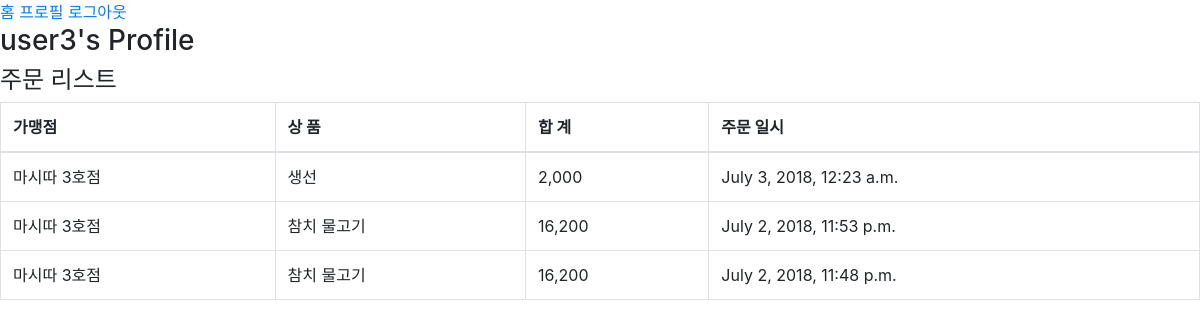
Before: /accounts/profile/ (signed in) with the older database file.
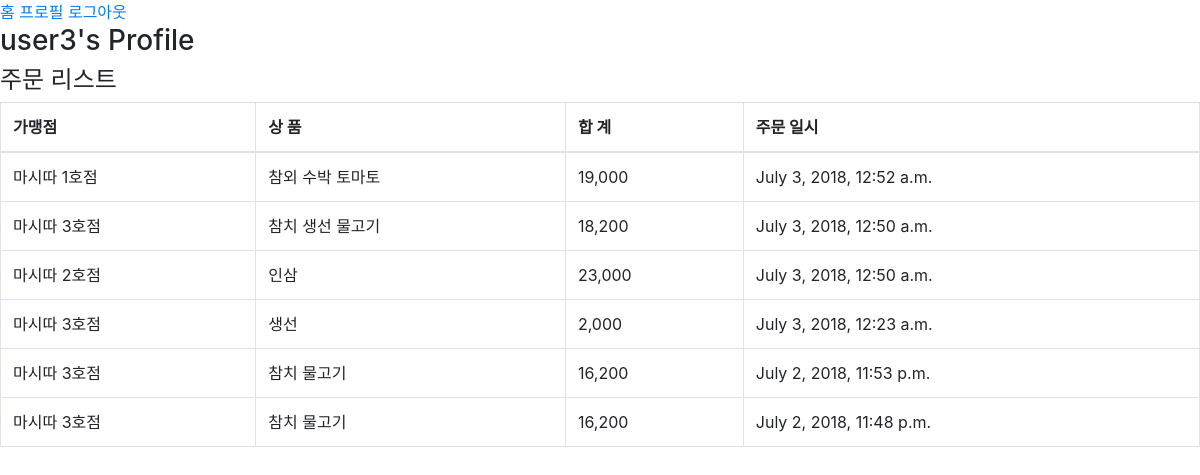
After: the same page with the newer database file.
### baemin/models.py (models this page shows, shortened)
class Order(models.Model):
	shop = models.ForeignKey('Shop', on_delete=models.CASCADE)
	user = models.ForeignKey(settings.AUTH_USER_MODEL, on_delete=models.CASCADE)
	item_set = models.ManyToManyField(Item)
	created_at = models.DateTimeField(auto_now_add=True)
	class Meta:
		ordering = ('-id',)
	@property
	def total(self):
		return sum(item.price for item in self.item_set.all())

class Shop(models.Model):
	name = models.CharField(max_length=100)
	name_location = models.CharField(max_length=100)
	name_kr = models.CharField(max_length=100)
	tel = models.CharField(max_length=20)
	addr = models.CharField(max_length=100)
	class Meta:
		ordering = ('-id',)

class Item(models.Model):
	shop = models.ForeignKey('Shop', on_delete=models.CASCADE)
	name = models.CharField(max_length=100)
	name_type = models.CharField(max_length=100)
	price = models.PositiveIntegerField()
	class Meta:
		ordering = ('-id',)

### accounts/views.py (the view)
@login_required
def profile(request):
	return render(request, 'accounts/profile.html')

### accounts/templates/accounts/profile.html
{% extends 'accounts/layout.html' %}
{% load humanize %}
{% block content %}
	<h3> {{ user }}'s Profile 	</h3>
	<h4>주문 리스트</h4>
	<table class ="table table-bordered table-hover">
		<thead>
			<tr>
				<th>가맹점</th>
				<th>상 품</th>
				<th>합 계</th>
				<th>주문 일시</th>
			</tr>
		</thead>
		<tbody>
			{% for order in user.order_set.all %}
			<tr>
				<td>{{ order.shop.name }}</td>
				<td>
					{% for item in order.item_set.all %}
						{{ item.name }}
					{% endfor %}
				</td>
				<td>{{ order.total|intcomma  }}</td>
				<td>{{ order.created_at }}</td>
			</tr>
			{% endfor %}
		</tbody>
	</table>
{% endblock %}

### accounts/templates/accounts/layout.html
{% extends 'final/layout.html' %}

### final/templates/final/layout.html (shortened to what this page needs)
<!doctype html>
<html>
	<head>
	<link rel="stylesheet" href="//stackpath.bootstrapcdn.com/bootstrap/4.1.1/css/bootstrap.min.css" />
	<head>
	<body>
			<a href="{% url "root" %}">홈</a>
			{% if user.is_authenticated %}
				<a href = "{% url 'profile' %}">프로필</a>
				<a href = "{% url 'logout' %}?next={{ request.path }}">로그아웃</a>
			{% else %}
				<a href="{% url 'login' %}?next={{ request.path }}">로그인</a>
				<a href="{% url 'signup' %}">회원가입</a>
			{% endif %}
			{% block content %}
			{% endblock %}
	</body>
</html>

Changed rows visible on the page:
added Order: shop.name "마시따 1호점", total "19,000", created_at "July 3, 2018, 12:52 a.m."
now on this page (row unchanged): Item: name "참외", shown under "마시따 1호점"
now on this page (row unchanged): Item: name "수박", shown under "마시따 1호점"
now on this page (row unchanged): Item: name "토마토", shown under "마시따 1호점"
added Order: shop.name "마시따 3호점", total "18,200", created_at "July 3, 2018, 12:50 a.m.", Item (name "참치"), Item (name "생선"), Item (name "물고기")
added Order: shop.name "마시따 2호점", total "23,000", created_at "July 3, 2018, 12:50 a.m."
now on this page (row unchanged): Item: name "인삼", shown under "마시따 2호점"
